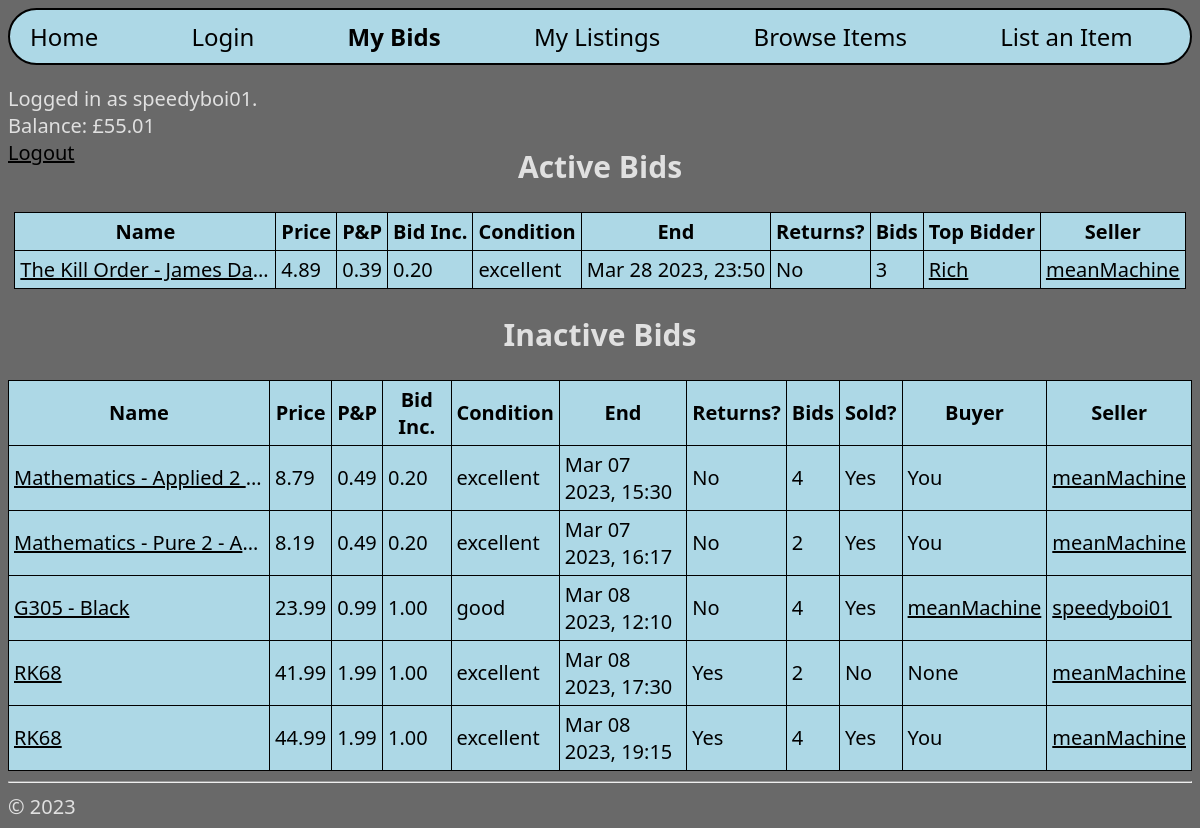
/userBids/ (signed in), run on the app's committed database.
### hello/models.py (models this page shows, shortened)
class Items(models.Model):
    name = models.CharField(max_length=50)
    price = models.DecimalField(decimal_places=2, max_digits=10)
    postageCost = models.DecimalField(decimal_places=2, max_digits=10)
    bidIncrement = models.DecimalField(decimal_places=2, max_digits=10)
    conditionChoices = [
        ("new", "New"),
        ("excellent", "Excellent"),
        ("good", "Good"),
        ("used", "Used"),
        ("refurbished", "Refurbished"),
        ("partsOnly", "Parts Only"),
    ]
    condition = models.CharField(max_length=20, choices=conditionChoices)
    endDateTime = models.DateTimeField()
    acceptReturns = models.BooleanField(default=False)
    description = models.TextField(max_length=1000)
    numBids = models.IntegerField(default=0)
    bidders = models.CharField(max_length=999999999, default='[]')
    sold = models.BooleanField(default=False)
    buyerId = models.ForeignKey(Accounts, to_field="id", on_delete=models.DO_NOTHING, related_name="bId", blank=True, null=True)
    sellerId = models.ForeignKey(Accounts, to_field="id", on_delete=models.DO_NOTHING, related_name="sId", blank=True, null=True)
    def getBidders(self):
        return json.loads(self.bidders)
    def setBidders(self, value):
        self.bidders = json.dumps(value)
    biddersProperty = property(getBidders, setBidders)

class Accounts(models.Model):
    user=models.OneToOneField(User, null=True, on_delete=models.CASCADE)
    address=models.CharField(max_length=40)
    balance=models.DecimalField(decimal_places=2, max_digits=10, default=0, validators=[MinValueValidator(0)])
    class Meta:
        constraints = (
            CheckConstraint(
                check=Q(balance__gte=0),
                name="minBalance"),
            )
    def __str__(self):
        return str(self.id)

class EndedItems(models.Model):
    name = models.CharField(max_length=50)
    salePrice = models.DecimalField(decimal_places=2, max_digits=10)
    postageCost = models.DecimalField(decimal_places=2, max_digits=10)
    bidIncrement = models.DecimalField(decimal_places=2, max_digits=10)
    conditionChoices = [
        ("new", "New"),
        ("excellent", "Excellent"),
        ("good", "Good"),
        ("used", "Used"),
        ("refurbished", "Refurbished"),
        ("partsOnly", "Parts Only"),
    ]
    condition = models.CharField(max_length=20, choices=conditionChoices)
    endDateTime = models.DateTimeField("Date/Time Logged")
    acceptReturns = models.BooleanField()
    description = models.TextField(max_length=1000)
    numBids = models.IntegerField()
    bidders = models.CharField(max_length=999999999, default='[]')
    sold = models.BooleanField()
    buyerId = models.IntegerField(blank=True, null=True)
    sellerId = models.IntegerField()
    destinationAddress = models.CharField(max_length=40, blank=True, null=True)
    def getBidders(self):
        return json.loads(self.bidders)
    def setBidders(self, value):
        self.bidders = json.dumps(value)
    biddersProperty = property(getBidders, setBidders)

### hello/views.py (the view)
# urls.py: path("userBids/", views.userBids, name="userBids"),
def userBids(request):
    username = getUsernameBalance(request)[0]
    biddersFilter = {"bidders__contains": username}
    myCurrentItems = Items.objects.filter(**biddersFilter)
    myOldItems = EndedItems.objects.filter(**biddersFilter)
    return render(
        request, "hello/userBids.html",
        {
        "username": username,
        "balance": str(getUsernameBalance(request)[1]),
        "myCurrentItems": myCurrentItems,
        "myOldItems": myOldItems,
        }
        )

### hello/templatetags/myTags.py (called while the page is built)
@register.simple_tag
def idToUsername(id):
    return Accounts.objects.get(pk=id).user.username

### hello/views.py (called while the page is built)
def getUsernameBalance(request):
    username = None
    balance = None
    if request.user.is_authenticated:
        username = request.user.username
        pK = request.user.pk
        balance = Accounts.objects.get(user__pk=pK).balance
    return (username, balance)

### hello/templates/hello/userBids.html (shortened to what this page needs)
{% extends "hello/layout.html" %}
{% load myTags %}
{% block loggedInAs %}
    {% if username %}
    <p style="color: rgb(224, 224, 224)">
        Logged in as {{ username }}.
        <br>
        Balance: £{{balance}}
        <br>
        <a href="{% url 'logout' %}">Logout</a>
    </p>
    {% else %}
    <p style="color: rgb(224, 224, 224)">
        You are not logged in.
        <br>
        <a href="{% url 'login' %}">Login</a>
    </p>
    {% endif %}
{% endblock %}
{% block subheader %}
<h2 style="margin-top: -40px;">Active Bids</h2>
{% endblock %}
{% block content %}
    <table>
    {% if myCurrentItems %}
        <thead>
        <tr>
            <th>Name</th>
            <th>Price</th>
            <th>P&P</th>
            <th>Bid Inc.</th>
            <th>Condition</th>
            <th>End</th>
            <th>Returns?</th>
            <th>Bids</th>
            <th>Top Bidder</th>
            <th>Seller</th>
        </tr>
        </thead>
    {% endif %}
        <tbody>
            {% for item in myCurrentItems %}
                <tr>
                    <td class="limitedRow"><a href="{% url 'itemDetail' pk=item.pk %}">{{item.name}}</a></td>
                    <td>{{item.price}}</td>
                    <td>{{item.postageCost}}</td>
                    <td>{{item.bidIncrement}}</td>
                    <td>{{item.condition}}</td>
                    <td>{{item.endDateTime|date:"M d Y, H:i"}}</td>
                    {% if item.acceptReturns %}
                        <td>Yes</td>
                    {% else %}
                        <td>No</td>
                    {% endif %}
                    <td>{{item.numBids}}</td>
                    {% idToUsername item.buyerId_id as buyerUsername %}
                    {% if buyerUsername != username %}
                        <td><a href="{% url 'userListings' pk=item.buyerId %}">{{buyerUsername}}</a></td>
                    {% else %}
                        <td>You</td>
                    {% endif %}
                    <td><a href="{% url 'userListings' pk=item.sellerId %}">{% idToUsername item.sellerId_id %}</a></td>
                </tr>
            {% empty %}
                <p style="color: rgb(224, 224, 224)">No Active Bids.</p>
            {% endfor %}
        </tbody>
    </table>
{% endblock %}
{% block additionalContent %}
<div class="centralContainer">
    <h2>Inactive Bids</h2>
</div>
<div class="centralContainer">
    <table>
    {% if myOldItems %}
        <thead>
        <tr>
            <th>Name</th>
            <th>Price</th>
            <th>P&P</th>
            <th>Bid Inc.</th>
            <th>Condition</th>
            <th>End</th>
            <th>Returns?</th>
            <th>Bids</th>
            <th>Sold?</th>
            <th>Buyer</th>
            <th>Seller</th>
        </tr>
        </thead>
    {% endif %}
        <tbody>
        {% for item in myOldItems %}
            <tr>
                <td class="limitedRow"><a href="{% url 'endedItemDetail' pk=item.pk %}">{{item.name}}</a></td>
                <td>{{item.salePrice}}</td>
                <td>{{item.postageCost}}</td>
                <td>{{item.bidIncrement}}</td>
                <td>{{item.condition}}</td>
                <td>{{item.endDateTime|date:"M d Y, H:i"}}</td>
                {% if item.acceptReturns %}
                    <td>Yes</td>
                {% else %}
                    <td>No</td>
                {% endif %}
                <td>{{item.numBids}}</td>
                {% if item.sold %}
                    <td>Yes</td>
                {% else %}
                    <td>No</td>
                {% endif %}
                {% if item.buyerId %}
                    {% idToUsername item.buyerId as buyerUsername %}
                    {% if buyerUsername != username %}
                        <td><a href="{% url 'userListings' pk=item.buyerId %}">{{buyerUsername}}</a></td>
                    {% else %}
                        <td>You</td>
                    {% endif %}
                {% else %}
                    <td>None</td>
                {% endif %}
                <td><a href="{% url 'userListings' pk=item.sellerId %}">{% idToUsername item.sellerId %}</a></td>
            </tr>
        {% empty %}
            <p style="color: rgb(224, 224, 224)">No Inactive Bids.</p>
        {% endfor %}
        </tbody>
    </table>
</div>
{% endblock %}

### hello/static/hello/site.css (style rules this page uses)
* { font-family: "Segoe UI"; color: black; }
.centralContainer { display: flex; justify-content: center; }
h2 { color: rgb(224, 224, 224); }
body { background: dimgray; font-size: 20px; }
table { background-color: lightblue; border-collapse: collapse; }
th, td { border: 1px solid black; padding: 5px; }
.limitedRow { max-width: 250px; white-space: nowrap; overflow: hidden; text-overflow: ellipsis; }

### data on the page
Items: name "The Kill Order - James Da…", price "4.89", postageCost "0.39", bidIncrement "0.20", condition "excellent", endDateTime "Mar 28 2023, 23:50", acceptReturns "No", numBids "3", sellerId.username "meanMachine"
EndedItems: name "Mathematics - Applied 2…", salePrice "8.79", postageCost "0.49", bidIncrement "0.20", condition "excellent", endDateTime "Mar 07 2023, 15:30", acceptReturns "No", numBids "4", sold "Yes", buyerId "You", sellerId.username "meanMachine"
EndedItems: name "Mathematics - Pure 2 - A…", salePrice "8.19", postageCost "0.49", bidIncrement "0.20", condition "excellent", endDateTime "Mar 07 2023, 16:17", acceptReturns "No", numBids "2", sold "Yes", buyerId "You", sellerId.username "meanMachine"
EndedItems: name "G305 - Black", salePrice "23.99", postageCost "0.99", bidIncrement "1.00", condition "good", endDateTime "Mar 08 2023, 12:10", acceptReturns "No", numBids "4", sold "Yes", sellerId.username "speedyboi01"
EndedItems: name "RK68", salePrice "41.99", postageCost "1.99", bidIncrement "1.00", condition "excellent", endDateTime "Mar 08 2023, 17:30", acceptReturns "Yes", numBids "2", sold "No", shows "None", sellerId.username "meanMachine"
EndedItems: name "RK68", salePrice "44.99", postageCost "1.99", bidIncrement "1.00", condition "excellent", endDateTime "Mar 08 2023, 19:15", acceptReturns "Yes", numBids "4", sold "Yes", buyerId "You", sellerId.username "meanMachine"

### other printed values
{{ username }} "speedyboi01"
{{ balance }} "55.01"
{{ buyerUsername }} "Rich"
{{ buyerUsername }} "meanMachine"
